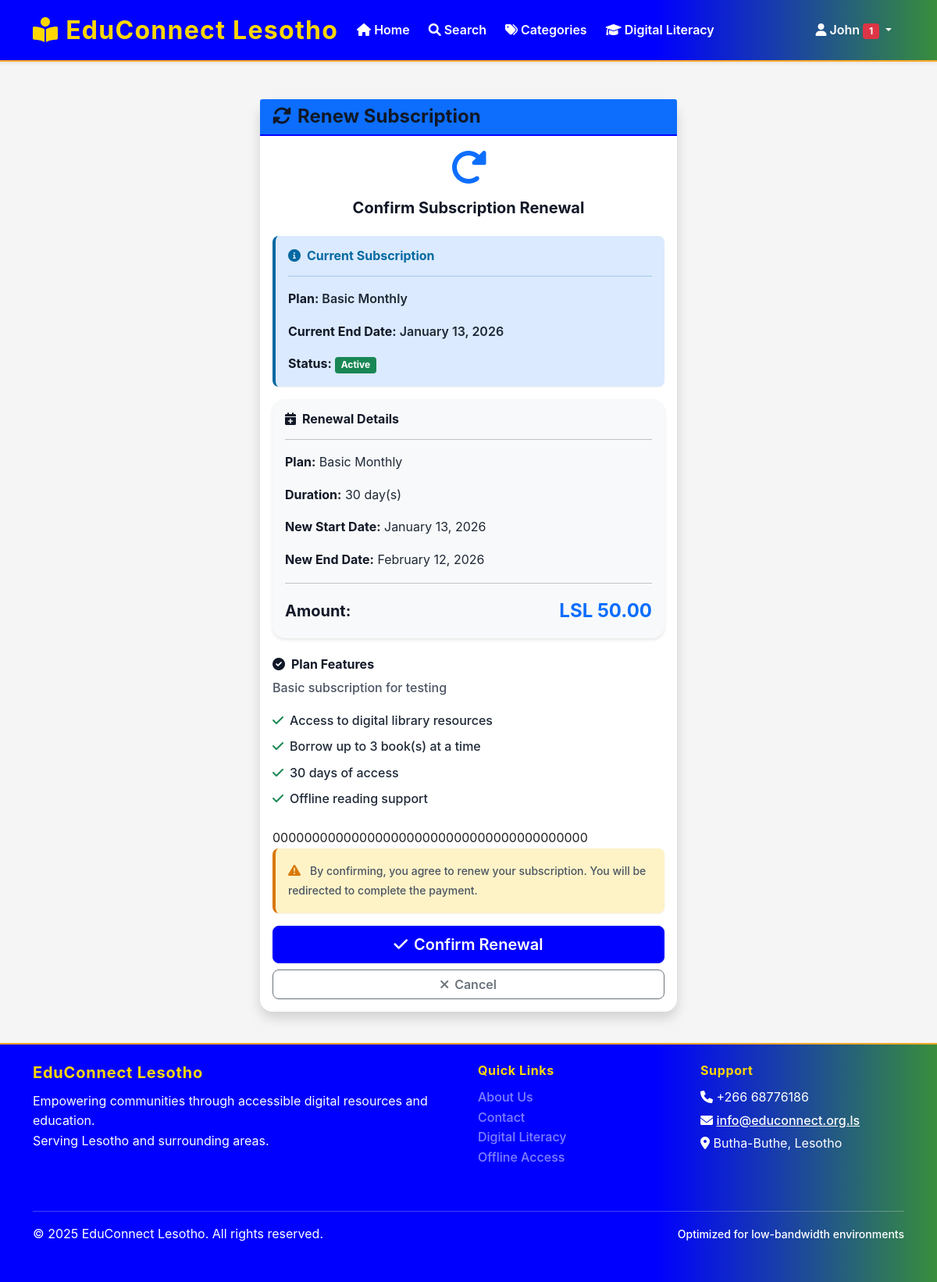
/subscription/renew (signed in), run on the app's committed database.
### app/models/user.py (models this page shows, shortened)
class User(UserMixin, db.Model):
    __tablename__ = 'users'
    id = db.Column(db.Integer, primary_key=True)
    username = db.Column(db.String(100), unique=True, nullable=False, index=True)
    email = db.Column(db.String(255), unique=True, nullable=False, index=True)
    password_hash = db.Column(db.String(255), nullable=False)
    first_name = db.Column(db.String(100), nullable=False)
    last_name = db.Column(db.String(100), nullable=False)
    phone_number = db.Column(db.String(20))
    address = db.Column(db.Text)
    district = db.Column(db.String(50), default='Butha-Buthe', index=True)
    profile_image = db.Column(db.String(500))  # Path to profile image
    role_id = db.Column(db.Integer, db.ForeignKey('user_roles.id'), nullable=False)
    is_active = db.Column(db.Boolean, default=True)
    email_verified = db.Column(db.Boolean, default=False)
    created_at = db.Column(db.DateTime, default=datetime.utcnow)
    updated_at = db.Column(db.DateTime, default=datetime.utcnow, onupdate=datetime.utcnow)
    last_login = db.Column(db.DateTime)
    borrowing_transactions = db.relationship('BorrowingTransaction', foreign_keys='BorrowingTransaction.user_id', backref='user', lazy='dynamic')
    digital_downloads = db.relationship('DigitalDownload', backref='user', lazy='dynamic')
    offline_tokens = db.relationship('OfflineToken', backref='user', lazy='dynamic')
    reading_sessions = db.relationship('ReadingSession', backref='user', lazy='dynamic')
    notifications = db.relationship('Notification', backref='user', lazy='dynamic')
    book_reservations = db.relationship('BookReservation', backref='user', lazy='dynamic')
    book_reviews = db.relationship('BookReview', backref='user', lazy='dynamic')
    literacy_progress = db.relationship('LiteracyProgress', backref='user', lazy='dynamic')
    favorites = db.relationship('Book', secondary='user_favorites', backref='favorited_by', lazy='dynamic')
    def is_admin(self):
        return self.role.role_name == 'admin'
    def is_librarian(self):
        return self.role.role_name in ['admin', 'librarian']
    def get_current_subscription(self):
        from app.models.subscription import UserSubscription
        return UserSubscription.query.filter_by(
            user_id=self.id,
            is_active=True
        ).filter(
            UserSubscription.end_date > datetime.utcnow()
        ).first()

### app/models/subscription.py (models this page shows, shortened)
class SubscriptionPlan(db.Model):
    __tablename__ = 'subscription_plans'
    id = db.Column(db.Integer, primary_key=True)
    name = db.Column(db.String(100), nullable=False, unique=True)
    description = db.Column(db.Text)
    price = db.Column(Numeric(10, 2), nullable=False)
    duration_days = db.Column(db.Integer, nullable=False)  # Duration in days
    max_books = db.Column(db.Integer, nullable=False, default=1)  # Max books that can be borrowed at once
    is_active = db.Column(db.Boolean, default=True)
    created_at = db.Column(db.DateTime, default=datetime.utcnow)
    subscriptions = db.relationship('UserSubscription', backref='plan', lazy=True)

class UserSubscription(db.Model):
    __tablename__ = 'user_subscriptions'
    id = db.Column(db.Integer, primary_key=True)
    user_id = db.Column(db.Integer, db.ForeignKey('users.id'), nullable=False)
    plan_id = db.Column(db.Integer, db.ForeignKey('subscription_plans.id'), nullable=False)
    start_date = db.Column(db.DateTime, nullable=False, default=datetime.utcnow)
    end_date = db.Column(db.DateTime, nullable=False)
    is_active = db.Column(db.Boolean, default=True)
    auto_renew = db.Column(db.Boolean, default=False)
    created_at = db.Column(db.DateTime, default=datetime.utcnow)
    @property
    def is_expired(self):
        return datetime.utcnow() > self.end_date

### app/routes/subscription.py (the view, shortened to what this page needs)
@subscription_bp.route('/renew', methods=['GET', 'POST'])
@login_required
def renew_subscription():
    current_subscription = current_user.get_current_subscription()
    if not current_subscription:
        flash('No subscription to renew.', 'warning')
        return redirect(url_for('subscription.plans'))
    if request.method == 'GET':
        return render_template('subscription/renew_confirm.html',
                             subscription=current_subscription)

### app/templates/subscription/renew_confirm.html (shortened to what this page needs)
{% extends "base.html" %}
{% block content %}
<div class="container mt-5">
    <div class="row justify-content-center">
        <div class="col-lg-6">
            <div class="card shadow">
                <div class="card-header bg-primary text-white">
                    <h4 class="mb-0">
                        <i class="fas fa-sync-alt me-2"></i>Renew Subscription
                    </h4>
                </div>
                <div class="card-body">
                    <div class="text-center mb-4">
                        <i class="fas fa-redo-alt fa-3x text-primary mb-3"></i>
                        <h5>Confirm Subscription Renewal</h5>
                    </div>
                    <div class="alert alert-info">
                        <h6 class="alert-heading">
                            <i class="fas fa-info-circle me-2"></i>Current Subscription
                        </h6>
                        <hr>
                        <p><strong>Plan:</strong> {{ subscription.plan.name }}</p>
                        <p><strong>Current End Date:</strong> {{ subscription.end_date.strftime('%B %d, %Y') }}</p>
                        <p class="mb-0"><strong>Status:</strong>
                            <span class="badge bg-{{ 'success' if subscription.is_active and not subscription.is_expired else 'danger' }}">
                                {{ 'Active' if subscription.is_active and not subscription.is_expired else 'Expired' }}
                            </span>
                        </p>
                    </div>
                    <div class="card bg-light mb-4">
                        <div class="card-body">
                            <h6 class="card-title">
                                <i class="fas fa-calendar-plus me-2"></i>Renewal Details
                            </h6>
                            <hr>
                            <p><strong>Plan:</strong> {{ subscription.plan.name }}</p>
                            <p><strong>Duration:</strong> {{ subscription.plan.duration_days }} day(s)</p>
                            <p><strong>New Start Date:</strong> {{ subscription.end_date.strftime('%B %d, %Y') }}</p>
                            <p><strong>New End Date:</strong>
                                {% set new_end = subscription.end_date + timedelta(days=subscription.plan.duration_days) %}
                                {{ new_end.strftime('%B %d, %Y') }}
                            </p>
                            <hr>
                            <div class="d-flex justify-content-between align-items-center">
                                <span class="fs-5"><strong>Amount:</strong></span>
                                <span class="fs-4 fw-bold text-primary">LSL {{ "%.2f"|format(subscription.plan.price) }}</span>
                            </div>
                        </div>
                    </div>
                    <div class="mb-4">
                        <h6><i class="fas fa-check-circle me-2"></i>Plan Features</h6>
                        {% if subscription.plan.description %}
                        <p class="text-muted">{{ subscription.plan.description }}</p>
                        {% endif %}
                        <ul class="list-unstyled">
                            <li class="mb-2">
                                <i class="fas fa-check text-success me-2"></i>Access to digital library resources
                            </li>
                            <li class="mb-2">
                                <i class="fas fa-check text-success me-2"></i>Borrow up to {{ subscription.plan.max_books }} book(s) at a time
                            </li>
                            <li class="mb-2">
                                <i class="fas fa-check text-success me-2"></i>{{ subscription.plan.duration_days }} days of access
                            </li>
                            <li class="mb-2">
                                <i class="fas fa-check text-success me-2"></i>Offline reading support
                            </li>
                        </ul>
                    </div>
                    <form method="POST" action="{{ url_for('subscription.renew_subscription') }}">
                        {{ csrf_token() }}
                        <div class="alert alert-warning">
                            <i class="fas fa-exclamation-triangle me-2"></i>
                            <small>By confirming, you agree to renew your subscription. You will be redirected to complete the payment.</small>
                        </div>
                        <div class="d-grid gap-2">
                            <button type="submit" class="btn btn-primary btn-lg">
                                <i class="fas fa-check me-2"></i>Confirm Renewal
                            </button>
                            <a href="{{ url_for('subscription.index') }}" class="btn btn-outline-secondary">
                                <i class="fas fa-times me-2"></i>Cancel
                            </a>
                        </div>
                    </form>
                </div>
            </div>
        </div>
    </div>
</div>
{% endblock %}

### app/templates/base.html (shortened to what this page needs)
<!DOCTYPE html>
<html lang="en">
<head>
    <link href="https://cdn.jsdelivr.net/npm/bootstrap@5.1.3/dist/css/bootstrap.min.css" rel="stylesheet">
    <link href="https://cdnjs.cloudflare.com/ajax/libs/font-awesome/6.0.0/css/all.min.css" rel="stylesheet">
    <link href="{{ url_for('static', filename='css/style.css') }}" rel="stylesheet">
</head>
<body>
    <nav class="navbar navbar-expand-lg navbar-light bg-white shadow-sm">
        <div class="container">
            <a class="navbar-brand" href="{{ url_for('main.index') }}" style="color: #FFD700 !important; font-weight: bold; font-size: 2rem;">
                <i class="fas fa-book-reader"></i>
                EduConnect Lesotho
            </a>
            <div class="collapse navbar-collapse justify-content-center" id="navbarNav">
                <ul class="navbar-nav">
                    {% if current_user.is_authenticated %}
                        <li class="nav-item">
                            <a class="nav-link" href="{{ url_for('main.index') }}">
                                <i class="fas fa-home"></i> Home
                            </a>
                        </li>
                        <li class="nav-item">
                            <a class="nav-link" href="{{ url_for('main.search') }}">
                                <i class="fas fa-search"></i> Search
                            </a>
                        </li>
                        <li class="nav-item">
                            <a class="nav-link" href="{{ url_for('main.categories') }}">
                                <i class="fas fa-tags"></i> Categories
                            </a>
                        </li>
                        <li class="nav-item">
                            <a class="nav-link" href="{{ url_for('main.digital_literacy') }}">
                                <i class="fas fa-graduation-cap"></i> Digital Literacy
                            </a>
                        </li>
                    {% endif %}
                </ul>
                <ul class="navbar-nav ms-auto">
                    {% if current_user.is_authenticated %}
                        <li class="nav-item dropdown">
                            <a class="nav-link dropdown-toggle" href="#" id="userDropdown" role="button" data-bs-toggle="dropdown">
                                <i class="fas fa-user"></i>
                                {{ current_user.first_name }}
                                {% if unread_notifications > 0 %}
                                    <span class="badge bg-danger">{{ unread_notifications }}</span>
                                {% endif %}
                            </a>
                        </li>
                    {% endif %}
                </ul>
            </div>
        </div>
    </nav>
    <main class="container my-4">
        {% block content %}{% endblock %}
    </main>
    <footer class="footer py-4">
        <div class="container">
            <div class="row">
                <div class="col-md-6">
                    <h5>EduConnect Lesotho</h5>
                    <p class="mb-0">Empowering communities through accessible digital resources and education.</p>
                    <p class="mb-0">Serving Lesotho and surrounding areas.</p>
                </div>
                <div class="col-md-3">
                    <h6>Quick Links</h6>
                    <ul class="list-unstyled">
                        <li><a href="{{ url_for('main.about') }}" class="text-white-50">About Us</a></li>
                        <li><a href="{{ url_for('main.contact') }}" class="text-white-50">Contact</a></li>
                        <li><a href="{{ url_for('main.digital_literacy') }}" class="text-white-50">Digital Literacy</a></li>
                        <li><a href="{{ url_for('main.offline_access') }}" class="text-white-50">Offline Access</a></li>
                    </ul>
                </div>
                <div class="col-md-3">
                    <h6>Support</h6>
                    <p class="mb-1"><i class="fas fa-phone"></i> +266 68776186</p>
                    <p class="mb-1"><i class="fas fa-envelope"></i> <a href="mailto:info@educonnect-lesotho.ls" style="color: #fff; text-decoration: underline;">info@educonnect.org.ls</a></p>
                    <p class="mb-0"><i class="fas fa-map-marker-alt"></i> Butha-Buthe, Lesotho</p>
                </div>
            </div>
            <hr class="my-3">
            <div class="row align-items-center">
                <div class="col-md-6">
                    <p class="mb-0">&copy; 2025 EduConnect Lesotho. All rights reserved.</p>
                </div>
                <div class="col-md-6 text-end">
                    <small>Optimized for low-bandwidth environments</small>
                </div>
            </div>
        </div>
    </footer>
</body>
</html>

### data on the page
User: first_name "John"
SubscriptionPlan: plan.name "Basic Monthly", plan.duration_days "30", plan.price "50.00", plan.description "Basic subscription for testing", plan.max_books "3"
UserSubscription: end_date "January 13, 2026", is_active+end_date "Active"

### other printed values
{{ unread_notifications }} "1"
{{ new_end.strftime('%B %d, %Y') }} "February 12, 2026"
